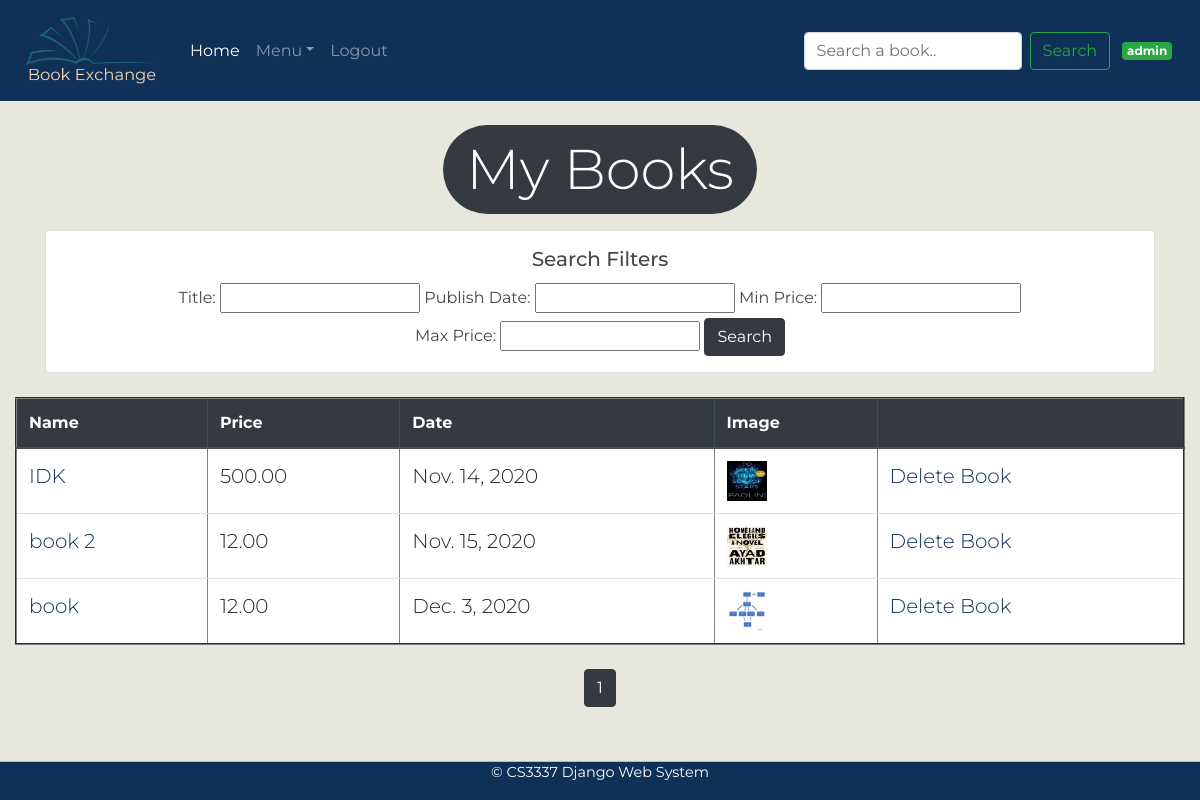
Before: /mybooks?page=2 (signed in) with the older database file.
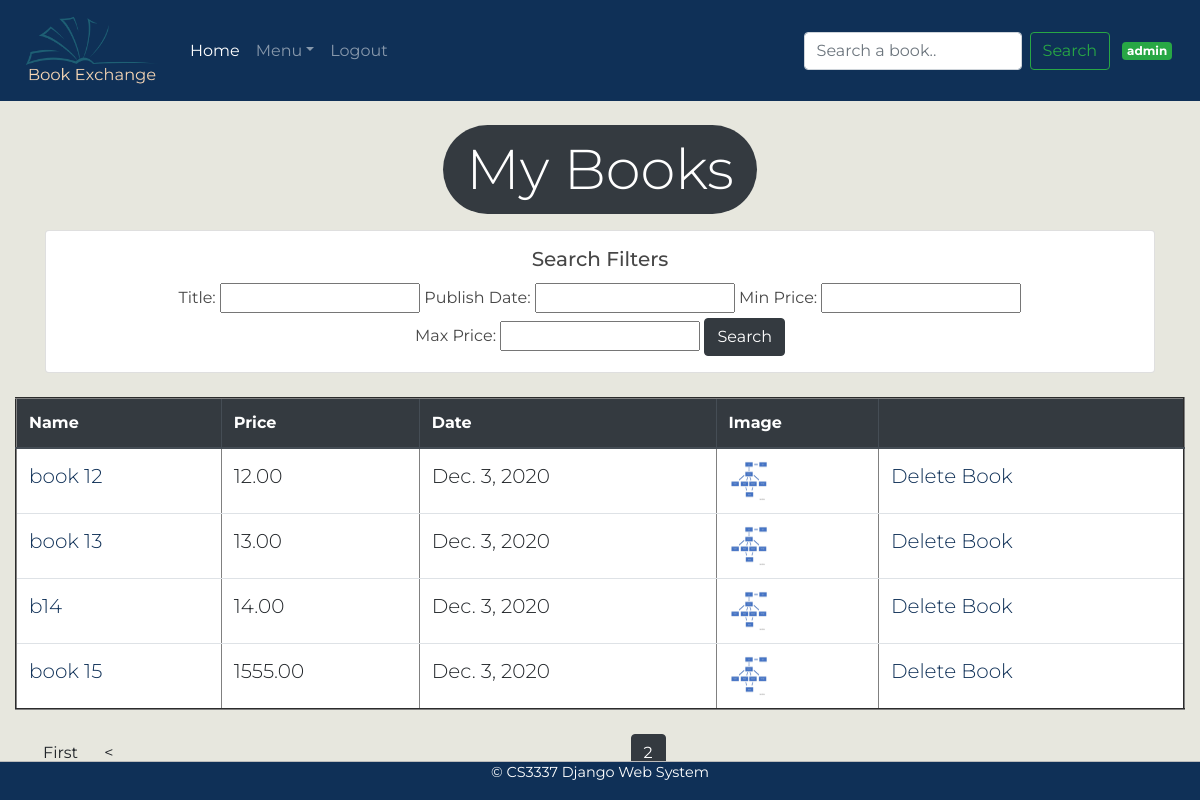
After: the same page with the newer database file.
### bookMng/models.py (models this page shows, shortened)
class Book(models.Model):
    name = models.CharField(max_length=200)
    web = models.URLField(max_length=300)
    price = models.DecimalField(decimal_places=2, max_digits=6)
    publishdate = models.DateField(auto_now=True)
    picture = models.FileField(upload_to='bookEx/static/uploads')
    pic_path = models.CharField(max_length=300, editable=False, blank=True)
    username = models.ForeignKey(User, blank=True, null=True, on_delete=models.CASCADE)
    class Meta:
        verbose_name_plural = "books"

### bookMng/views.py (the view)
# urls.py: path('mybooks', views.mybooks, name='mybooks'),
@login_required(login_url=reverse_lazy('login'))
def mybooks(request):
    books = Book.objects.filter(username=request.user)
    myFilter = BookFilter(request.GET, queryset=books)
    books = myFilter.qs
    paginator = Paginator(books, 5)
    page = request.GET.get('page')
    books = paginator.get_page(page)
    for b in books:
        b.pic_path = b.picture.url[14:]
    try:
        response = paginator.page('page')
    except PageNotAnInteger:
        response = paginator.page(1)
    except EmptyPage:
        response = paginator.page(paginator.num_pages)
    return render(request,
                  'bookMng/mybooks.html',
                  {
                      'item_list': MainMenu.objects.all(),
                      'books': books,
                      'filters': myFilter,
                      'response': response
                  })

### bookEx/templatetags/filter_tag.py (called while the page is built)
@register.simple_tag
def replace_url(value, field_name, urlencode=None):
    url = '?{}={}'.format(field_name, value)
    if urlencode:
        querystring = urlencode.split('&')
        filtered_querystring = filter(lambda p: p.split('=')[0]!=field_name, querystring)
        encoded_querystring ='&'.join(filtered_querystring)
        url = '{}&{}'.format(url, encoded_querystring)
    return url

### bookEx/templates/bookMng/mybooks.html (shortened to what this page needs)
{% extends "base.html" %}
{% load static %}
{% load filter_tag %}
{% block content %}
    <div class="container-fluid">
        <div class="container " align="center">
            <div class="badge badge-pill badge-dark  mt-4"><h1 align="center"
                                                               class="display-4 mx-auto my-auto px-3 py-2"> My
                Books </h1></div>
        </div>
    <div class ="container mt-3" align="center">
            <div class = "card p-3">
                <h5 class = "card-title">Search Filters</h5>
                   <form method = "get">
                       <div class="form=row">
                           <label > Title: </label>
                            {{filters.form.book_name}}
                            <label > Publish Date: </label>
                            {{filters.form.publishdate}}
                           <label > Min Price: </label>
                            {{filters.form.min_price_range}}
                           <br>
                             <label > Max Price: </label>
                            {{filters.form.max_price_range}}
                            <button class ="btn btn-dark"> Search </button>
                       </div>
                    </form>
                </div>
        </div>
        <table class="table table-hover mx-auto my-4" id="my-books-table" align="center" border="2" width="800">
            <thead class="thead-dark">
            <tr>
                <th scope="col"> Name</th>
                <th scope="col"> Price</th>
                <th scope="col"> Date</th>
                <th scope="col"> Image</th>
                <th scope="col"></th>
            </tr>
            </thead>
            {% for book in books %}
                <tr>
                    <td class="lead">
                        <a href="book_detail/{{ book.id }}" align="">
                            {{ book.name }}
                        </a>
                    </td>
                    <td class="lead">{{ book.price }}</td>
                    <td class="lead">{{ book.publishdate }}</td>
                    <td class="lead"><img src="{% static book.pic_path %}" width="40" height="40" alt=""></td>
                    <td class="lead">
                        <a href="book_delete/{{ book.id }}"> Delete Book </a>
                    </td>
                </tr>
            {% endfor %}
        </table>
        <div  class = "container" align="center">
            <div class ="row">
            {%if books.has_previous %}
                <a class ="btn btn-inverse" href="{% replace_url 1 'page' request.GET.urlencode%}"> First</a>
                <a class ="btn btn-inverse" href="{%replace_url books.previous_page_number 'page' request.GET.urlencode%}"> < </a>
            {% endif %}
            <button class ="pgn-btn btn btn-dark mx-auto">{{books.number}}</button>
            </div>
        </div>
    </div>
    </div>
{% endblock content %}

### bookEx/templates/base.html (shortened to what this page needs)
{% load static %}
<!DOCTYPE html>
<html lang="en">
<head>
    <link rel="stylesheet" href="https://cdn.jsdelivr.net/npm/bootstrap@4.5.3/dist/css/bootstrap.min.css"
>
    <link href="{% static 'main.css' %}" rel="stylesheet" title="text/css">
</head>
<body>
<header>
    <nav class="navbar navbar-expand-md navbar-dark sticky-top align-baseline" style="background-color: #0f3057;">
        <a class="navbar-brand" href="{% url 'index' %}"><img src="{% static 'logo-resized.png' %}" width="150"
                                                              height="75" alt=""></a>
        <div class="collapse navbar-collapse justify-content-between" id="navbarCollapse">
            <ul class="navbar-nav mr-auto">
                <li class="nav-item active">
                    <a class="nav-link" href="{% url 'index' %}">Home </a>
                </li>
                <li class="nav-item dropdown">
                    <a class="nav-link dropdown-toggle" href="#" id="dropdown01" data-toggle="dropdown"
                       aria-haspopup="true" aria-expanded="false">Menu</a>
                </li>
                <li class="nav-item">
                    {% if user.is_authenticated %}
                        <a class="nav-link" href="{% url 'logout' %}?next=/">Logout</a>
                    {% else %}
                        <a class="nav-link" href="{% url 'login' %}?next=/">Login</a>
                    {% endif %}
                </li>
            </ul>
            <form action="{% url 'search_results' %}" method="get" class="form-inline mt-2 mt-md-0">
                <input name="q" type="text" class="form-control mr-sm-2" placeholder="Search a book.."
                       aria-label="Search">
                <input class="btn btn-outline-success my-2 my-sm-0" type="submit" value="Search">
            </form>
            {% if user.is_authenticated %}
                <span class="badge badge-success"
                      style="margin-left: 1em; margin-right: 1em;">{{ user.username }}</span>
            {% else %}
                <span class="badge badge-secondary" style="margin-left: 1em; margin-right: 1em;">Not Logged In </span>
            {% endif %}
        </div>
    </nav>
</header>
<div id="">
    <section id="">
        {% block content %}{% endblock content %}
<footer class="container-fluid fixed-bottom my-auto py-auto align-text-bottom align-bottom" id="footer">
    <p>&copy; CS3337 Django Web System</p>
</footer>
</body>
</html>

### bookEx/static/main.css (style rules this page uses)
body { background-color: #e7e7de; font-family: 'Montserrat', sans-serif; font-size: 1.0em; text-align: justify; color: #474747; }
#footer { text-align: center; font-size: 0.9em; background-color: #0f3057; border-top: thin solid #BBBBBB; clear: both; color: #FFF; }
a { color: #0f3057; }
html, body { height: 100%; }
#my-books-table { background-color: #FFF; }

Changed rows visible on the page:
no longer on this page (row unchanged): Book: name "IDK", price "500.00", publishdate "Nov. 14, 2020"
no longer on this page (row unchanged): Book: name "book 2", price "12.00", publishdate "Nov. 15, 2020"
no longer on this page (row unchanged): Book: name "book", price "12.00", publishdate "Dec. 3, 2020"
added Book: name "book 12", price "12.00", publishdate "Dec. 3, 2020"
added Book: name "book 13", price "13.00", publishdate "Dec. 3, 2020"
added Book: name "b14", price "14.00", publishdate "Dec. 3, 2020"
added Book: name "book 15", price "1555.00", publishdate "Dec. 3, 2020"
Other visible differences:
{{ books.number }}: "1" → "2"
text now shown: "First <"
